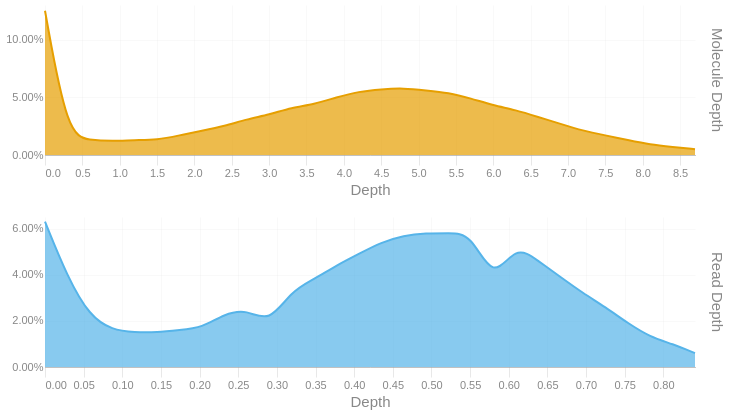

The notebook cell this image was saved under:
### Code cell
readdep = depth_hist(tb['Read Depth'], q99, 3)
readdep = readdep.with_columns(pl.lit('Read Depth').alias('Metric'))
if not SKIPLR:
    moldep = depth_hist(tb['Molecule Depth'], mol_q99, 1)
    moldep = moldep.with_columns(pl.lit('Molecule Depth').alias('Metric'))
    _hist = pl.concat([readdep, moldep])
    _hist = _hist.filter(pl.col('Proportion') != 0)
    with SafeRender(_hist):
        (
            alt.Chart(_hist)        
            .mark_area(interpolate = "basis")
            .encode(
                x=alt.X('Bin:Q').scale(domainMin=0).axis(alt.Axis(title='Depth')),
                y = alt.Y('Proportion:Q', title = None).axis(format = '.2%'),
                color = alt.Color('Metric:N').legend(None),
                row = alt.Row("Metric:N").header(title = None, labelOrient = 'right'),
                tooltip = [
                    alt.Tooltip("Metric:N", title = "Metric"),
                    alt.Tooltip('Interval:N', title = "Depth Interval"),
                    alt.Tooltip('Proportion:Q', title = "% Alignments").format('.2%')
                ]
            )
            .resolve_scale(x='independent', y='independent')
            .properties(
                height = 150, width = 650,
                usermeta={'embedOptions': {'downloadFileName': f'{samplename}.depth.hist'}}
            )
        ).display()
else:
    readdep = readdep.filter(pl.col('Proportion') != 0)
    with SafeRender(readdep):
        (
            alt.Chart(readdep)        
            .mark_area(interpolate = "basis")
            .encode(
                x=alt.X('Bin:Q').scale(domainMin=0).axis(alt.Axis(title='Depth')),
                y = alt.Y('Proportion:Q', title = None).axis(format = '.2%'),
                tooltip = [
                    alt.Tooltip('Interval:N', title = "Depth Interval"),
                    alt.Tooltip('Proportion:Q', title = "% Alignments").format('.2%')
                ]
            )
            .properties(
                usermeta={'embedOptions': {'downloadFileName': f'{samplename}.depth.hist'}}
            )
        ).display()

### Figure 1 — Vega-Lite specification as saved in the notebook (floating-point values rounded to 4 significant figures)
{"width": 650, "height": 150, "config": {"title": {"anchor": "start", "dy": -15, "fontSize": 18, "color": "#888888", "subtitleColor": "#888888", "subtitleFontSize": 14}, "arc": {"fill": "#0072B2"}, "axis": {"domainColor": "#888888", "domainWidth": 0.5, "gridWidth": 0.2, "grid": false, "titleFontWeight": 400, "titleFontSize": 15, "labelFontSize": 11, "labelColor": "#888888", "tickColor": "#888888", "tickWidth": 0.2, "titleColor": "#888888"}, "axisBand": {"grid": false}, "axisX": {"grid": true, "tickSize": 10, "domainCap": "round"}, "axisY": {"domain": false, "grid": true, "tickSize": 0, "domainCap": "round"}, "background": "transparent", "header": {"labelFontSize": 15, "labelColor": "#888888", "titleFontSize": 15, "titleFontWeight": 600, "titleColor": "#888888"}, "legend": {"labelFont": "sans-serif", "labelFontSize": 12, "labelColor": "#888888", "symbolSize": 100, "symbolType": "circle", "titleFontSize": 12, "titlePadding": 10, "titleColor": "#888888", "title": null}, "range": {"category": ["#E69F00", "#56B4E9", "#009E73", "#F0E442", "#0072B2", "#D55E00", "#CC79A7", "#000000"], "diverging": ["#cfe8f3", "#a2d4ec", "#73bfe2", "#46abdb", "#1696d2", "#12719e"]}, "area": {"fill": "#0072B2", "fillOpacity": 0.7, "line": true, "strokeOpacity": 0.7}, "line": {"color": "#0072B2", "stroke": "#0072B2", "strokeWidth": 2}, "trail": {"color": "#0072B2", "stroke": "#0072B2", "strokeWidth": 0, "size": 1}, "point": {"filled": true, "fillOpacity": 1.0, "size": 95}, "text": {"color": "#888888", "fontSize": 11, "align": "right", "fontWeight": 400, "size": 11}, "bar": {"fill": "#0072B2", "stroke": null}, "view": {"stroke": null, "continuousWidth": 660, "continuousHeight": 400}}, "data": {"name": "data-f96b83fdce33afed74a7a91026f5e7ee"}, "mark": {"type": "area", "interpolate": "basis"}, "encoding": {"color": {"field": "Metric", "legend": null, "type": "nominal"}, "row": {"field": "Metric", "header": {"title": null, "labelOrient": "right"}, "type": "nominal"}, "tooltip": [{"field": "Metric", "title": "Metric", "type": "nominal"}, {"field": "Interval", "title": "Depth Interval", "type": "nominal"}, {"field": "Proportion", "format": ".2%", "title": "% Alignments", "type": "quantitative"}], "x": {"axis": {"title": "Depth"}, "field": "Bin", "scale": {"domainMin": 0}, "type": "quantitative"}, "y": {"axis": {"format": ".2%"}, "field": "Proportion", "title": null, "type": "quantitative"}}, "resolve": {"scale": {"x": "independent", "y": "independent"}}, "usermeta": {"embedOptions": {"downloadFileName": "TF26LRJL0090_5B_10484332_23Y22YLT4_L7.depth.hist"}}, "$schema": "https://vega.github.io/schema/vega-lite/v6.4.1.json", "datasets": {"data-f96b83fdce33afed74a7a91026f5e7ee": [{"Bin": 0.0, "Interval": "0.0-0.029", "Proportion": 0.063, "Metric": "Read Depth"}, {"Bin": 0.029, "Interval": "0.029-0.058", "Proportion": 0.039, "Metric": "Read Depth"}, {"Bin": 0.058, "Interval": "0.058-0.087", "Proportion": 0.022, "Metric": "Read Depth"}, {"Bin": 0.087, "Interval": "0.087-0.116", "Proportion": 0.016, "Metric": "Read Depth"}, {"Bin": 0.116, "Interval": "0.116-0.145", "Proportion": 0.015, "Metric": "Read Depth"}, {"Bin": 0.145, "Interval": "0.145-0.174", "Proportion": 0.015, "Metric": "Read Depth"}, {"Bin": 0.174, "Interval": "0.174-0.203", "Proportion": 0.016, "Metric": "Read Depth"}, {"Bin": 0.203, "Interval": "0.203-0.232", "Proportion": 0.017, "Metric": "Read Depth"}, {"Bin": 0.232, "Interval": "0.232-0.261", "Proportion": 0.023, "Metric": "Read Depth"}, {"Bin": 0.261, "Interval": "0.261-0.29", "Proportion": 0.025, "Metric": "Read Depth"}, {"Bin": 0.29, "Interval": "0.29-0.319", "Proportion": 0.019, "Metric": "Read Depth"}, {"Bin": 0.319, "Interval": "0.319-0.348", "Proportion": 0.033, "Metric": "Read Depth"}, {"Bin": 0.348, "Interval": "0.348-0.377", "Proportion": 0.038, "Metric": "Read Depth"}, {"Bin": 0.377, "Interval": "0.377-0.406", "Proportion": 0.044, "Metric": "Read Depth"}, {"Bin": 0.406, "Interval": "0.406-0.435", "Proportion": 0.049, "Metric": "Read Depth"}, {"Bin": 0.435, "Interval": "0.435-0.464", "Proportion": 0.054, "Metric": "Read Depth"}, {"Bin": 0.464, "Interval": "0.464-0.493", "Proportion": 0.057, "Metric": "Read Depth"}, {"Bin": 0.493, "Interval": "0.493-0.522", "Proportion": 0.058, "Metric": "Read Depth"}, {"Bin": 0.522, "Interval": "0.522-0.551", "Proportion": 0.058, "Metric": "Read Depth"}, {"Bin": 0.551, "Interval": "0.551-0.58", "Proportion": 0.058, "Metric": "Read Depth"}, {"Bin": 0.58, "Interval": "0.58-0.609", "Proportion": 0.037, "Metric": "Read Depth"}, {"Bin": 0.609, "Interval": "0.609-0.638", "Proportion": 0.053, "Metric": "Read Depth"}, {"Bin": 0.638, "Interval": "0.638-0.667", "Proportion": 0.046, "Metric": "Read Depth"}, {"Bin": 0.667, "Interval": "0.667-0.696", "Proportion": 0.039, "Metric": "Read Depth"}, {"Bin": 0.696, "Interval": "0.696-0.725", "Proportion": 0.032, "Metric": "Read Depth"}, {"Bin": 0.725, "Interval": "0.725-0.754", "Proportion": 0.026, "Metric": "Read Depth"}, {"Bin": 0.754, "Interval": "0.754-0.783", "Proportion": 0.019, "Metric": "Read Depth"}, {"Bin": 0.783, "Interval": "0.783-0.812", "Proportion": 0.013, "Metric": "Read Depth"}, {"Bin": 0.812, "Interval": "0.812-0.841", "Proportion": 0.01, "Metric": "Read Depth"}, {"Bin": 0.841, "Interval": "0.841-0.87", "Proportion": 0.006, "Metric": "Read Depth"}, {"Bin": 0.0, "Interval": "0.0-0.3", "Proportion": 0.125, "Metric": "Molecule Depth"}, {"Bin": 0.3, "Interval": "0.3-0.6", "Proportion": 0.017, "Metric": "Molecule Depth"}, {"Bin": 0.6, "Interval": "0.6-0.9", "Proportion": 0.013, "Metric": "Molecule Depth"}, {"Bin": 0.9, "Interval": "0.9-1.2", "Proportion": 0.012, "Metric": "Molecule Depth"}, {"Bin": 1.2, "Interval": "1.2-1.5", "Proportion": 0.013, "Metric": "Molecule Depth"}, {"Bin": 1.5, "Interval": "1.5-1.8", "Proportion": 0.013, "Metric": "Molecule Depth"}, {"Bin": 1.8, "Interval": "1.8-2.1", "Proportion": 0.017, "Metric": "Molecule Depth"}, {"Bin": 2.1, "Interval": "2.1-2.4", "Proportion": 0.021, "Metric": "Molecule Depth"}, {"Bin": 2.4, "Interval": "2.4-2.7", "Proportion": 0.025, "Metric": "Molecule Depth"}, {"Bin": 2.7, "Interval": "2.7-3.0", "Proportion": 0.031, "Metric": "Molecule Depth"}, {"Bin": 3.0, "Interval": "3.0-3.3", "Proportion": 0.035, "Metric": "Molecule Depth"}, {"Bin": 3.3, "Interval": "3.3-3.6", "Proportion": 0.041, "Metric": "Molecule Depth"}, {"Bin": 3.6, "Interval": "3.6-3.9", "Proportion": 0.044, "Metric": "Molecule Depth"}, {"Bin": 3.9, "Interval": "3.9-4.2", "Proportion": 0.05, "Metric": "Molecule Depth"}, {"Bin": 4.2, "Interval": "4.2-4.5", "Proportion": 0.055, "Metric": "Molecule Depth"}, {"Bin": 4.5, "Interval": "4.5-4.8", "Proportion": 0.057, "Metric": "Molecule Depth"}, {"Bin": 4.8, "Interval": "4.8-5.1", "Proportion": 0.058, "Metric": "Molecule Depth"}, {"Bin": 5.1, "Interval": "5.1-5.4", "Proportion": 0.056, "Metric": "Molecule Depth"}, {"Bin": 5.4, "Interval": "5.4-5.7", "Proportion": 0.054, "Metric": "Molecule Depth"}, {"Bin": 5.7, "Interval": "5.7-6.0", "Proportion": 0.049, "Metric": "Molecule Depth"}, {"Bin": 6.0, "Interval": "6.0-6.3", "Proportion": 0.043, "Metric": "Molecule Depth"}, {"Bin": 6.3, "Interval": "6.3-6.6", "Proportion": 0.039, "Metric": "Molecule Depth"}, {"Bin": 6.6, "Interval": "6.6-6.9", "Proportion": 0.033, "Metric": "Molecule Depth"}, {"Bin": 6.9, "Interval": "6.9-7.2", "Proportion": 0.027, "Metric": "Molecule Depth"}, {"Bin": 7.2, "Interval": "7.2-7.5", "Proportion": 0.021, "Metric": "Molecule Depth"}, {"Bin": 7.5, "Interval": "7.5-7.8", "Proportion": 0.017, "Metric": "Molecule Depth"}, {"Bin": 7.8, "Interval": "7.8-8.1", "Proportion": 0.013, "Metric": "Molecule Depth"}, {"Bin": 8.1, "Interval": "8.1-8.4", "Proportion": 0.009, "Metric": "Molecule Depth"}, {"Bin": 8.4, "Interval": "8.4-8.7", "Proportion": 0.007, "Metric": "Molecule Depth"}, {"Bin": 8.7, "Interval": "8.7-9.0", "Proportion": 0.005, "Metric": "Molecule Depth"}]}}
